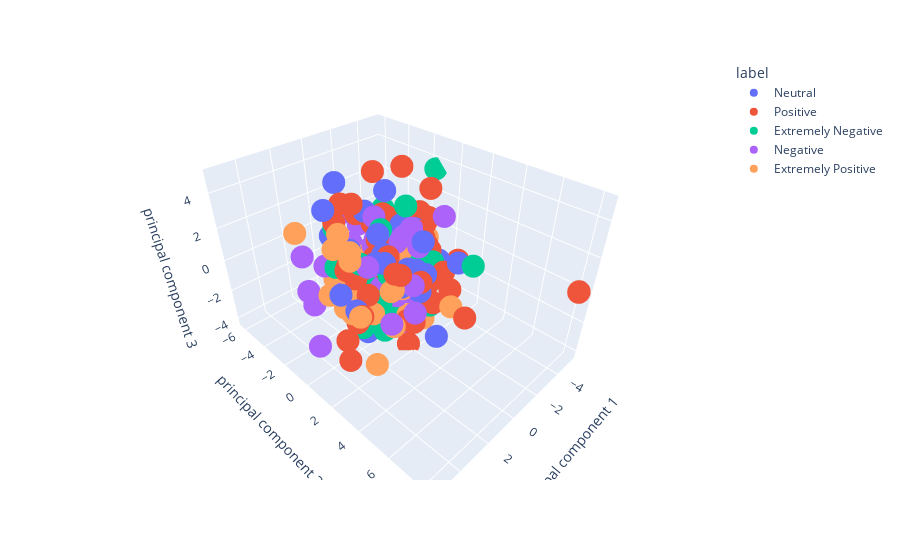

Notebook code for this chart:
### Markdown cell above
<hr>

### Code cell
import plotly.express as px
fig = px.scatter_3d(principalDf, x='principal component 1', y='principal component 2', z='principal component 3',
              color='label')
fig.show()
